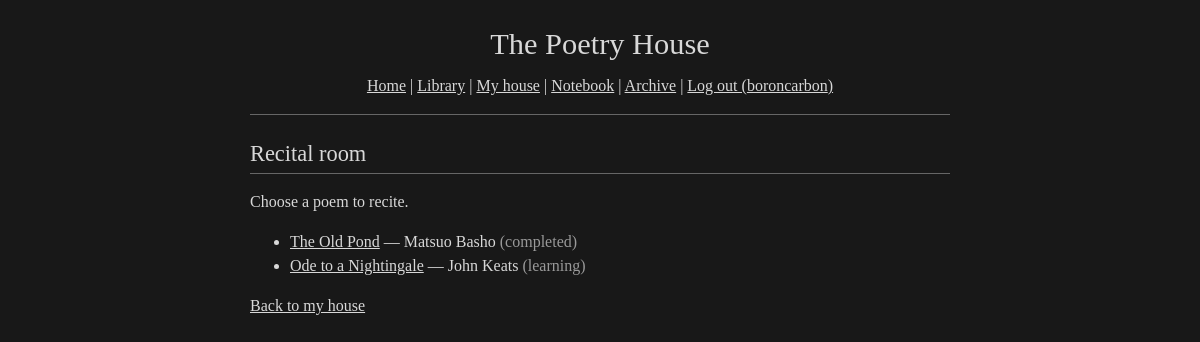
The page /recital (signed in) on the database as committed earlier.
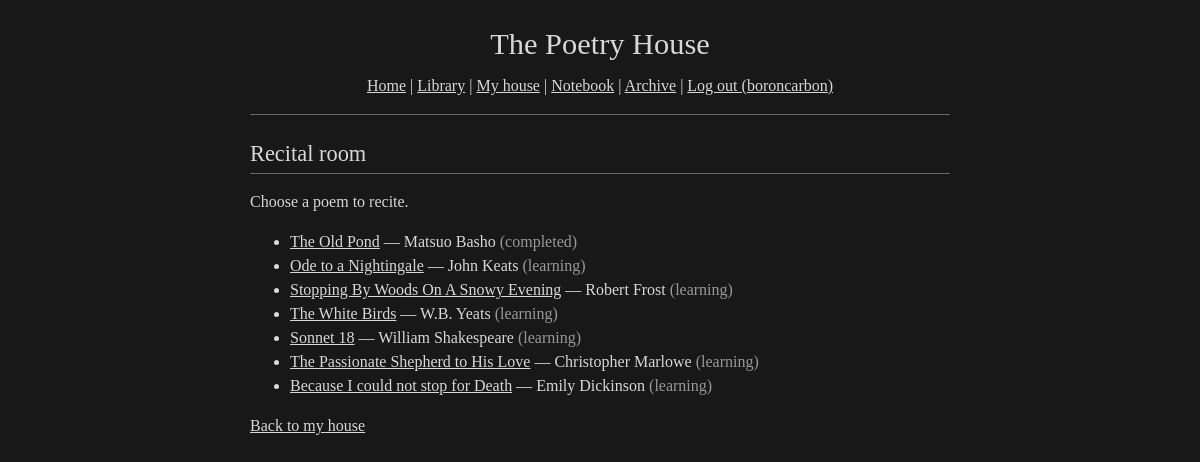
The same page on the database as committed later.
### tables this page shows
CREATE TABLE user_poems (
    id INTEGER PRIMARY KEY AUTOINCREMENT,
    user_id INTEGER NOT NULL,
    poem_id INTEGER NOT NULL,
    status TEXT NOT NULL DEFAULT 'available',
    copied_to_notebook_at TEXT,
    started_learning_at TEXT,
    completed_at TEXT,
    last_recited_at TEXT,
    next_review_at TEXT,
    current_learning_mode TEXT,
    current_chunk_start INTEGER,
    current_chunk_end INTEGER,
    FOREIGN KEY (user_id) REFERENCES users(id),
    FOREIGN KEY (poem_id) REFERENCES poems(id),
    UNIQUE(user_id, poem_id)
);

CREATE TABLE poems (
    id INTEGER PRIMARY KEY AUTOINCREMENT,
    title TEXT NOT NULL,
    author_name TEXT,
    body TEXT NOT NULL,
    period TEXT,
    movement TEXT,
    year_written INTEGER,
    source TEXT,
    is_public_domain INTEGER NOT NULL DEFAULT 1,
    is_public INTEGER NOT NULL DEFAULT 1,
    created_by_user_id INTEGER,
    created_at TEXT NOT NULL DEFAULT CURRENT_TIMESTAMP,
    FOREIGN KEY (created_by_user_id) REFERENCES users(id)
);

### app.py (the view)
@app.route("/recital")
@login_required
def recital_pick():
    entries = [e for e in db.get_notebook(session["user_id"])
               if e["status"] in ("learning", "completed")]
    return render_template("recital_pick.html", entries=entries)

### app.py (called while the page is built)
def login_required(f):
    @wraps(f)
    def decorated(*args, **kwargs):
        if "user_id" not in session:
            return redirect(url_for("login"))
        return f(*args, **kwargs)
    return decorated

### db.py (called while the page is built)
def get_db():
    conn = sqlite3.connect(DB_PATH)
    conn.row_factory = sqlite3.Row
    conn.execute("PRAGMA foreign_keys = ON")
    return conn

def get_notebook(user_id):
    conn = get_db()
    rows = conn.execute(
        """SELECT p.id, p.title, p.author_name, p.year_written, p.body,
                  up.status, up.current_learning_mode, ne.notes
           FROM poems p
           JOIN user_poems up ON p.id = up.poem_id AND up.user_id = ?
           LEFT JOIN notebook_entries ne ON ne.poem_id = p.id AND ne.user_id = ?
           WHERE up.status IN ('notebook','learning','completed')
           ORDER BY up.copied_to_notebook_at""",
        (user_id, user_id),
    ).fetchall()
    conn.close()
    entries = []
    for r in rows:
        e = dict(r)
        body = e.pop("body")
        e["line_count"] = sum(1 for ln in body.splitlines() if ln.strip())
        entries.append(e)
    return entries

### templates/recital_pick.html (shortened to what this page needs)
{% extends "base.html" %}
{% block content %}
<h2>Recital room</h2>
{% if entries %}
<p>Choose a poem to recite.</p>
<ul>
  {% for e in entries %}
  <li>
    <a href="{{ url_for('recital', poem_id=e.id) }}">{{ e.title }}</a>{% if e.author_name %} — {{ e.author_name }}{% endif %}
    <span class="muted">({{ e.status }})</span>
  </li>
  {% endfor %}
</ul>
{% else %}
<p>No poems ready to recite yet. Work through the learning stages in your
<a href="{{ url_for('notebook') }}">notebook</a> first.</p>
{% endif %}
<p><a href="{{ url_for('interior') }}">Back to my house</a></p>
{% endblock %}

Rows that differ between the two databases and show on the page:
added user_poems: title "Stopping By Woods On A Snowy Evening", author_name "Robert Frost", status "learning"
added user_poems: title "The White Birds", author_name "W.B. Yeats", status "learning"
added user_poems: title "Sonnet 18", author_name "William Shakespeare", status "learning"
added user_poems: title "The Passionate Shepherd to His Love", author_name "Christopher Marlowe", status "learning"
added user_poems: title "Because I could not stop for Death", author_name "Emily Dickinson", status "learning"
